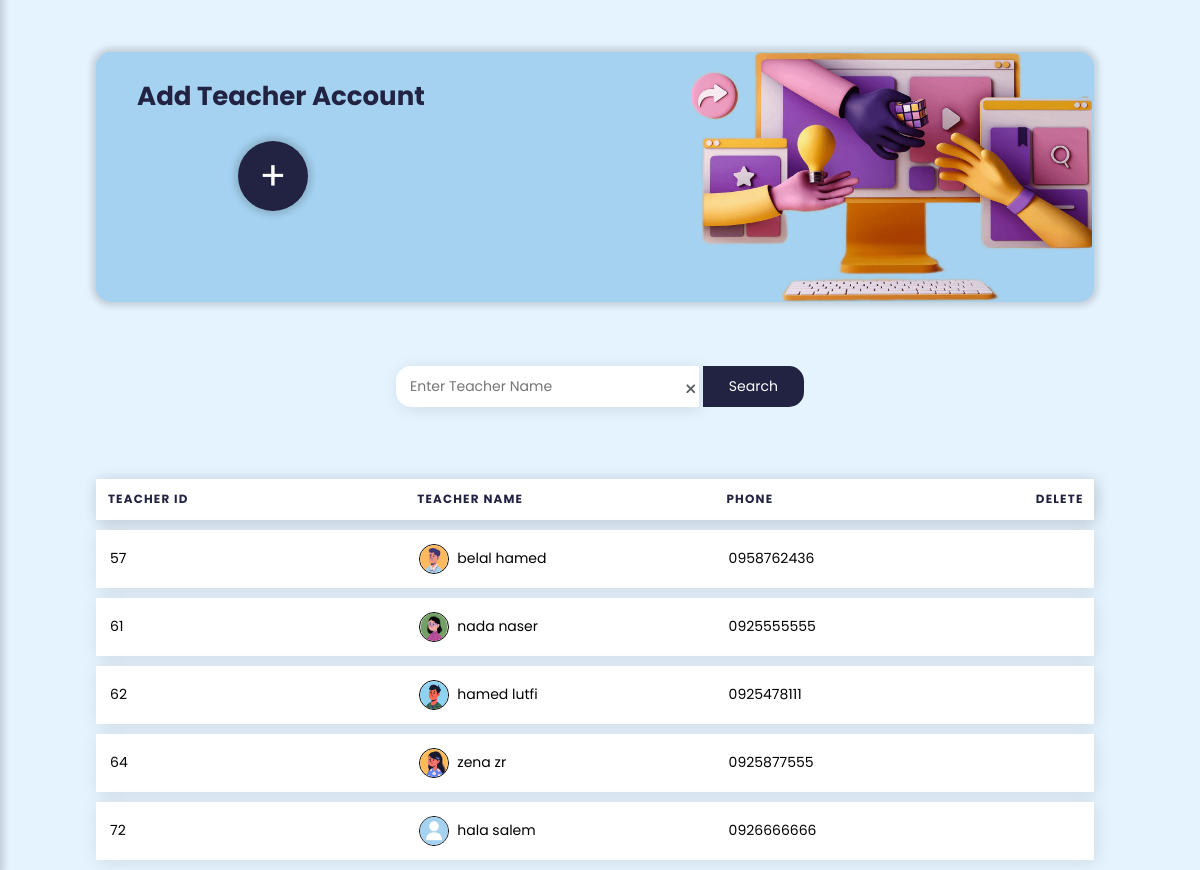
The page /UI/control_panel/teacher_control_panel.php (signed in) on the database its author committed.
### tables this page shows
CREATE TABLE IF NOT EXISTS `teacher` (
  `tr_id` int(8) NOT NULL AUTO_INCREMENT,
  `user_id` int(8) NOT NULL,
  `tr_phone_no` varchar(10) NOT NULL,
  PRIMARY KEY (`tr_id`),
  KEY `user_id` (`user_id`)
);

CREATE TABLE IF NOT EXISTS `user` (
  `user_id` int(8) NOT NULL AUTO_INCREMENT,
  `full_name` varchar(50) NOT NULL,
  `password` varchar(225) NOT NULL,
  `u_img` varchar(225) DEFAULT NULL,
  `role` varchar(8) DEFAULT NULL,
  PRIMARY KEY (`user_id`)
);

### DataBase/db.php (called while the page is built, shortened)
<?php
require("Connection.php");
function selectAllteacher(){
    global $conn;
    $sql = "Select teacher.tr_id,user.user_id,user.full_name,user.u_img,teacher.tr_phone_no from teacher,user WHERE user.user_id=teacher.user_id ORDER BY teacher.tr_id;";
    $pre=$conn->prepare($sql);
    $pre->execute();
    $records=$pre->get_result()->fetch_all(MYSQLI_ASSOC);
    return $records;
}

### UI/control_panel/teacher_control_panel.php (the view, shortened to what this page needs)
<?php
$search="";
if(isset($_POST['search_tr'])){
    if(!empty($_POST['find_tr']))
    {
        $search=$_POST['find_tr'];
        $teachers=searchTeacher($search);
    }
}
else{
    $teachers=selectAllteacher();
}
?>
<!DOCTYPE html>
<html lang="en">
    <head>
        <link rel="stylesheet" href="../../css/controlpanel_groups_teacher_student_files.css">
        <link rel="stylesheet" href="https://maxst.icons8.com/vue-static/landings/line-awesome/line-awesome/1.3.0/css/line-awesome.min.css">
        <link rel="stylesheet"href="https://cdnjs.cloudflare.com/ajax/libs/font-awesome/6.2.0/css/all.min.css"/>
    </head>
<body id="b-vlightblue">
<header class="main_icon">
</header>
<div class="main-content">
    <div class="header-box tr">
        <div class="header-box-content-table">
            <h2>Add Teacher Account</h2><br>
            <a href="<?php echo BASE_URL . '/UI/control_panel/create_teacher.php' ?>">
                <button class="btn-create">+</button>
            </a>
        </div>
        <img src="../../sources/image/teacher_image_3d.png" >
    </div>
    <form action="" method="POST">
        <div class="search">
            <input type="text" value="<?php echo $search;?>" placeholder=" Enter Teacher Name" id="find_tr" name="find_tr">
            <span class="clear-btn"><i id="clear-btn" class="fa-solid fa-xmark" onclick="ClearFields();"></i></span>
            <button type="submit" name="search_tr">Search</button>
        </div>
    </form>
    <?php if(!empty($teachers)): ?>
    <div class="table-box">
        <table class="table">
            <thead>
                <tr>
                    <th scope="col">Teacher Id</th>
                    <th scope="col">Teacher Name</th>
                    <th scope="col">Phone</th>
                    <th scope="col" width="70px">Delete</th>
                </tr>
            </thead>
            <tbody>
            <?php foreach($teachers as $key => $teacher):?>
                <tr>
                    <td data-label="tr-id"><?php echo $teacher['tr_id'] ?></td>
                    <td data-label="tr-name"><img src="<?php echo BASE_URL . '/sources/image/' . $teacher['u_img']; ?>" class="tab-img" style="width: 30px; height: 30px;border-radius:100%;"><?php echo $teacher['full_name'] ?></td>
                    <td data-label="tr-phone"><?php echo $teacher['tr_phone_no'] ?></td>
                    <td data-label="delete"><a onclick="return confirmDelete()" href="teacher_control_panel.php?delete_tr_id=<?php echo $teacher['tr_id']; ?>&deleteID=<?php echo $teacher['user_id']; ?>"><i class="las la-trash-alt ticon delet"></i></a></td>
                </tr>
            <?php endforeach; ?>
            </tbody>
        </table>
    </div>
    <?php endif;?>
</div>
</body>
</html>

### css/controlpanel_groups_teacher_student_files.css (style rules this page uses)
:root { --darkblue:#2A3D6C ; --vdarkblue:#222242 ; --orange:#FFBA5F; --lightorange:#fcc680; --shadow1:rgba(17,17,26,0.1) 2px 2px 16px; --shadow2:0 0 0.375rem 0.25rem rgb(0 0 0 / 15%); --lightblue:#A4D2F0; --lightgreen:#D8E6D6; --vlightblue:#e5f3fe; --darkgreen:#53744A; --red:#D92A2A; }
* { padding: 0; margin: 0; text-decoration: none; list-style-type: none; box-sizing: border-box; font-family: "Poppins", sans-serif; }
body { overflow-x: hidden; }
a:is(:link,:active,:hover).active { font-weight: bolder; font-size: 18px; }
.main-content { margin-left:290px; width: calc(100vw - 290px); transition: margin-left 300ms; padding: 1rem 6rem; }
header { display: flex; align-items: center; }
.header-box { height: 250px; width: 99%; box-shadow: var(--shadow2); background: var(--lightblue); margin-top: 20px; border-radius: 15px; }
.header-box img { width: 420px; float: right; margin-right: 100px; }
.btn-create { border: none; border-radius: 100%; width: 70px; height: 70px; font-size: 40px; color: #FFFFFF; font-style: bold; background: var(--vdarkblue); box-shadow: var(--shadow2); transition : background-color 0.3s; }
@media only screen and (max-width:1334px) { .header-box img { margin-top: 0rem; margin-right: .3rem; width: 440px; } }
@media only screen and (max-width:1370px) { .header-box img { margin-top: 0rem; margin-right: .1rem; width: 400px; } }
@media only screen and (max-width:1280px) { .main-content { width: 100vw; margin-left: 0; } }
@media only screen and (max-width:1280px) { span.clear-btn { right: 40%; } }
#b-vlightblue { background: var(--vlightblue); }
.header-box-content-table { float: left; padding:25px; }
.header-box-content-table { text-align: center; }
.header-box-content-table h2 { font-size: 26px; padding-left: 1rem; color: var(--vdarkblue); }
div.search { margin-top: 4rem; text-align: center; }
.search input[type=text] { padding: 10px; font-size: 14px; width: 30%; border: none; border-radius : 15px 0px 0px 15px; background: #fff; box-shadow: var(--shadow1); margin-bottom: 12px; outline: none; }
span.clear-btn { position: absolute; right: 35%; margin-top: 13px; margin-left: 10px; font-size: 14px; color: rgb(87, 91, 95); cursor: pointer; }
.search button { width: 10%; padding: 10px; background: var(--vdarkblue); color: white; font-size: 14px; border-radius : 0px 15px 15px 0px; border: none; cursor: pointer; }
.search::after { content: ""; clear: both; display: table; }
.table-box { width:99%; box-shadow: var(--shadow); margin-top: 30px; border-radius: 10px; float: left; }
table { border-collapse: separate; margin: 0; padding: 0; width: 100%; font-size: 14px; border-radius: 10px; table-layout: fixed; border-spacing: 0 10px; }
table tr { padding: .15em; margin-bottom: 10px; box-shadow: var(--shadow1); }
thead { box-shadow: var(--shadow1); color: var(--vdarkblue); }
table th,table td { padding: 1em; text-align: left; background: #FFFFFF; }
table th { font-size: .85em; letter-spacing: .1em; text-transform: uppercase; }
.tab-img { display: inline-block; width: 30px; height: 30px; vertical-align: middle; border: 1px solid #000; border-radius:100%; margin-right: 8px; }
.ticon { padding: 5px; background: var(--gray); border-radius: 4px; width: 15px; height: 15px; text-align: center; font-size: 20px; margin-left: 10px; }
.ticon.delet { color: var(--red); }
@media only screen and (max-width:1401px) { .header-box.tr img { margin-top: 0rem; margin-right: .1rem; width: 400px; } }
@media only screen and (max-width:1280px) { span.clear-btn { right: 42%; } }

### rows shown on the page
teacher: tr_id "57", user.u_img (picture), user.full_name "belal hamed", tr_phone_no "0958762436"
teacher: tr_id "61", user.u_img (picture), user.full_name "nada naser", tr_phone_no "0925555555"
teacher: tr_id "62", user.u_img (picture), user.full_name "hamed lutfi", tr_phone_no "0925478111"
teacher: tr_id "64", user.u_img (picture), user.full_name "zena zr", tr_phone_no "0925877555"
teacher: tr_id "72", user.u_img (picture), user.full_name "hala salem", tr_phone_no "0926666666"
